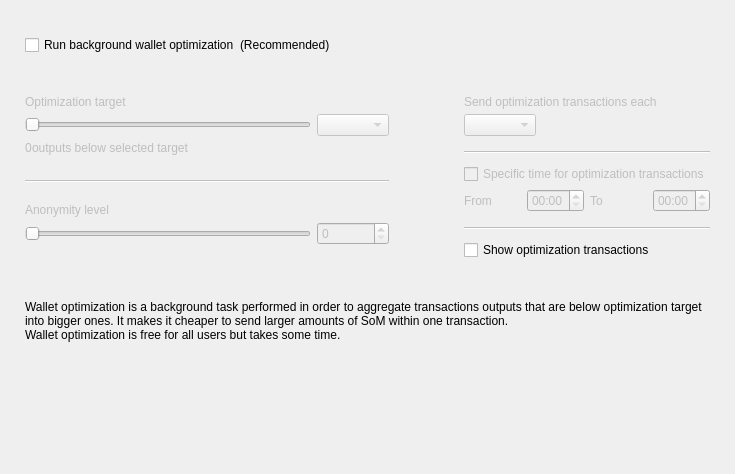
<?xml version="1.0" encoding="UTF-8"?>
<ui version="4.0">
 <class>OptimizationOptionsFrame</class>
 <widget class="QFrame" name="OptimizationOptionsFrame">
  <property name="geometry">
   <rect>
    <x>0</x>
    <y>0</y>
    <width>735</width>
    <height>474</height>
   </rect>
  </property>
  <property name="windowTitle">
   <string>Frame</string>
  </property>
  <property name="frameShape">
   <enum>QFrame::NoFrame</enum>
  </property>
  <property name="frameShadow">
   <enum>QFrame::Raised</enum>
  </property>
  <layout class="QVBoxLayout" name="verticalLayout">
   <property name="spacing">
    <number>0</number>
   </property>
   <property name="leftMargin">
    <number>25</number>
   </property>
   <property name="topMargin">
    <number>35</number>
   </property>
   <property name="rightMargin">
    <number>25</number>
   </property>
   <property name="bottomMargin">
    <number>0</number>
   </property>
   <item>
    <layout class="QHBoxLayout" name="horizontalLayout_2">
     <item>
      <widget class="QCheckBox" name="m_enableOptimizationCheck">
       <property name="text">
        <string>Run background wallet optimization</string>
       </property>
      </widget>
     </item>
     <item>
      <widget class="WalletGui::WalletNormalGrayTextLabel" name="label_8">
       <property name="text">
        <string>(Recommended)</string>
       </property>
      </widget>
     </item>
     <item>
      <spacer name="horizontalSpacer">
       <property name="orientation">
        <enum>Qt::Horizontal</enum>
       </property>
       <property name="sizeHint" stdset="0">
        <size>
         <width>40</width>
         <height>20</height>
        </size>
       </property>
      </spacer>
     </item>
    </layout>
   </item>
   <item>
    <spacer name="verticalSpacer_2">
     <property name="orientation">
      <enum>Qt::Vertical</enum>
     </property>
     <property name="sizeType">
      <enum>QSizePolicy::Fixed</enum>
     </property>
     <property name="sizeHint" stdset="0">
      <size>
       <width>20</width>
       <height>40</height>
      </size>
     </property>
    </spacer>
   </item>
   <item>
    <widget class="QWidget" name="m_optimizationOptionsWidget" native="true">
     <property name="enabled">
      <bool>true</bool>
     </property>
     <layout class="QHBoxLayout" name="horizontalLayout">
      <property name="spacing">
       <number>75</number>
      </property>
      <property name="leftMargin">
       <number>0</number>
      </property>
      <property name="topMargin">
       <number>0</number>
      </property>
      <property name="rightMargin">
       <number>0</number>
      </property>
      <property name="bottomMargin">
       <number>0</number>
      </property>
      <item alignment="Qt::AlignTop">
       <widget class="QWidget" name="widget1" native="true">
        <property name="enabled">
         <bool>false</bool>
        </property>
        <layout class="QGridLayout" name="gridLayout" columnstretch="50,0,0,0">
         <property name="leftMargin">
          <number>0</number>
         </property>
         <property name="topMargin">
          <number>0</number>
         </property>
         <property name="rightMargin">
          <number>0</number>
         </property>
         <property name="bottomMargin">
          <number>0</number>
         </property>
         <property name="verticalSpacing">
          <number>5</number>
         </property>
         <item row="0" column="0" colspan="4">
          <widget class="WalletGui::WalletNormalBlackTextLabel" name="label_5">
           <property name="text">
            <string>Optimization target</string>
           </property>
           <property name="indent">
            <number>0</number>
           </property>
          </widget>
         </item>
         <item row="4" column="0" colspan="4">
          <spacer name="verticalSpacer_3">
           <property name="orientation">
            <enum>Qt::Vertical</enum>
           </property>
           <property name="sizeType">
            <enum>QSizePolicy::Fixed</enum>
           </property>
           <property name="sizeHint" stdset="0">
            <size>
             <width>20</width>
             <height>20</height>
            </size>
           </property>
          </spacer>
         </item>
         <item row="1" column="0" colspan="3">
          <widget class="QSlider" name="m_thresholdSlider">
           <property name="maximum">
            <number>6</number>
           </property>
           <property name="pageStep">
            <number>1</number>
           </property>
           <property name="orientation">
            <enum>Qt::Horizontal</enum>
           </property>
          </widget>
         </item>
         <item row="1" column="3">
          <widget class="QComboBox" name="m_thresholdCombo"/>
         </item>
         <item row="5" column="0" colspan="4">
          <widget class="Line" name="line">
           <property name="orientation">
            <enum>Qt::Horizontal</enum>
           </property>
          </widget>
         </item>
         <item row="6" column="0" colspan="4">
          <spacer name="verticalSpacer_4">
           <property name="orientation">
            <enum>Qt::Vertical</enum>
           </property>
           <property name="sizeType">
            <enum>QSizePolicy::Fixed</enum>
           </property>
           <property name="sizeHint" stdset="0">
            <size>
             <width>20</width>
             <height>15</height>
            </size>
           </property>
          </spacer>
         </item>
         <item row="8" column="3">
          <widget class="QSpinBox" name="m_mixinSpin">
           <property name="buttonSymbols">
            <enum>QAbstractSpinBox::UpDownArrows</enum>
           </property>
          </widget>
         </item>
         <item row="7" column="0" colspan="4">
          <widget class="WalletGui::WalletNormalBlackTextLabel" name="label_7">
           <property name="text">
            <string>Anonymity level</string>
           </property>
           <property name="indent">
            <number>0</number>
           </property>
          </widget>
         </item>
         <item row="8" column="0" colspan="3">
          <widget class="QSlider" name="m_mixinSlider">
           <property name="pageStep">
            <number>1</number>
           </property>
           <property name="orientation">
            <enum>Qt::Horizontal</enum>
           </property>
          </widget>
         </item>
         <item row="2" column="0" colspan="4">
          <spacer name="verticalSpacer_12">
           <property name="orientation">
            <enum>Qt::Vertical</enum>
           </property>
           <property name="sizeType">
            <enum>QSizePolicy::Fixed</enum>
           </property>
           <property name="sizeHint" stdset="0">
            <size>
             <width>20</width>
             <height>0</height>
            </size>
           </property>
          </spacer>
         </item>
         <item row="3" column="0" colspan="4">
          <layout class="QHBoxLayout" name="horizontalLayout_3" stretch="0,1">
           <item>
            <widget class="QLabel" name="m_nonOptimizedOutputsLabel">
             <property name="text">
              <string>0</string>
             </property>
            </widget>
           </item>
           <item>
            <widget class="WalletGui::WalletNormalBlackTextLabel" name="m_nonOptimizedOutputsTextLabel">
             <property name="text">
              <string>outputs below selected target</string>
             </property>
            </widget>
           </item>
          </layout>
         </item>
        </layout>
       </widget>
      </item>
      <item>
       <layout class="QVBoxLayout" name="verticalLayout_3">
        <property name="spacing">
         <number>10</number>
        </property>
        <property name="rightMargin">
         <number>0</number>
        </property>
        <property name="bottomMargin">
         <number>0</number>
        </property>
        <item>
         <widget class="QWidget" name="widget2" native="true">
          <property name="enabled">
           <bool>false</bool>
          </property>
          <layout class="QGridLayout" name="gridLayout_2" columnstretch="0,0,0,0">
           <property name="leftMargin">
            <number>0</number>
           </property>
           <property name="topMargin">
            <number>0</number>
           </property>
           <property name="rightMargin">
            <number>0</number>
           </property>
           <property name="bottomMargin">
            <number>0</number>
           </property>
           <property name="verticalSpacing">
            <number>5</number>
           </property>
           <item row="2" column="0" colspan="2" alignment="Qt::AlignLeft">
            <widget class="QComboBox" name="m_periodCombo"/>
           </item>
           <item row="8" column="0">
            <widget class="WalletGui::WalletNormalBlackTextLabel" name="label_2">
             <property name="text">
              <string>From</string>
             </property>
            </widget>
           </item>
           <item row="8" column="1">
            <widget class="QTimeEdit" name="m_startTimeEdit">
             <property name="enabled">
              <bool>false</bool>
             </property>
             <property name="displayFormat">
              <string>HH:mm</string>
             </property>
            </widget>
           </item>
           <item row="8" column="2">
            <widget class="WalletGui::WalletNormalBlackTextLabel" name="label_3">
             <property name="text">
              <string>To</string>
             </property>
            </widget>
           </item>
           <item row="8" column="3">
            <widget class="QTimeEdit" name="m_stopTimeEdit">
             <property name="enabled">
              <bool>false</bool>
             </property>
             <property name="displayFormat">
              <string>HH:mm</string>
             </property>
            </widget>
           </item>
           <item row="6" column="0" colspan="4">
            <widget class="QCheckBox" name="m_optimizationTimeCheck">
             <property name="text">
              <string>Specific time for optimization transactions</string>
             </property>
            </widget>
           </item>
           <item row="4" column="0" colspan="4">
            <widget class="Line" name="line_2">
             <property name="orientation">
              <enum>Qt::Horizontal</enum>
             </property>
            </widget>
           </item>
           <item row="0" column="0" colspan="4">
            <widget class="WalletGui::WalletNormalBlackTextLabel" name="label_4">
             <property name="text">
              <string>Send optimization transactions each</string>
             </property>
             <property name="indent">
              <number>0</number>
             </property>
            </widget>
           </item>
           <item row="7" column="0" colspan="4">
            <spacer name="verticalSpacer_8">
             <property name="orientation">
              <enum>Qt::Vertical</enum>
             </property>
             <property name="sizeType">
              <enum>QSizePolicy::Fixed</enum>
             </property>
             <property name="sizeHint" stdset="0">
              <size>
               <width>20</width>
               <height>0</height>
              </size>
             </property>
            </spacer>
           </item>
           <item row="3" column="0" colspan="4">
            <spacer name="verticalSpacer_6">
             <property name="orientation">
              <enum>Qt::Vertical</enum>
             </property>
             <property name="sizeType">
              <enum>QSizePolicy::Fixed</enum>
             </property>
             <property name="sizeHint" stdset="0">
              <size>
               <width>20</width>
               <height>10</height>
              </size>
             </property>
            </spacer>
           </item>
           <item row="10" column="0" colspan="4">
            <widget class="Line" name="line_3">
             <property name="orientation">
              <enum>Qt::Horizontal</enum>
             </property>
            </widget>
           </item>
           <item row="1" column="0" colspan="4">
            <spacer name="verticalSpacer_5">
             <property name="orientation">
              <enum>Qt::Vertical</enum>
             </property>
             <property name="sizeType">
              <enum>QSizePolicy::Fixed</enum>
             </property>
             <property name="sizeHint" stdset="0">
              <size>
               <width>20</width>
               <height>0</height>
              </size>
             </property>
            </spacer>
           </item>
           <item row="5" column="0" colspan="4">
            <spacer name="verticalSpacer_7">
             <property name="orientation">
              <enum>Qt::Vertical</enum>
             </property>
             <property name="sizeType">
              <enum>QSizePolicy::Fixed</enum>
             </property>
             <property name="sizeHint" stdset="0">
              <size>
               <width>20</width>
               <height>5</height>
              </size>
             </property>
            </spacer>
           </item>
           <item row="9" column="0" colspan="4">
            <spacer name="verticalSpacer_10">
             <property name="orientation">
              <enum>Qt::Vertical</enum>
             </property>
             <property name="sizeType">
              <enum>QSizePolicy::Fixed</enum>
             </property>
             <property name="sizeHint" stdset="0">
              <size>
               <width>20</width>
               <height>10</height>
              </size>
             </property>
            </spacer>
           </item>
          </layout>
         </widget>
        </item>
        <item>
         <widget class="QCheckBox" name="m_showFusionTransactionsCheck">
          <property name="enabled">
           <bool>true</bool>
          </property>
          <property name="text">
           <string>Show optimization transactions</string>
          </property>
         </widget>
        </item>
       </layout>
      </item>
     </layout>
    </widget>
   </item>
   <item>
    <spacer name="verticalSpacer_11">
     <property name="orientation">
      <enum>Qt::Vertical</enum>
     </property>
     <property name="sizeType">
      <enum>QSizePolicy::Fixed</enum>
     </property>
     <property name="sizeHint" stdset="0">
      <size>
       <width>20</width>
       <height>40</height>
      </size>
     </property>
    </spacer>
   </item>
   <item>
    <widget class="WalletGui::WalletExtraNormalGrayTextLabel" name="m_helpLabel">
     <property name="text">
      <string>Wallet optimization is a background task performed in order to aggregate transactions outputs that are below optimization target into bigger ones. It makes it cheaper to send larger amounts of SoM within one transaction.
Wallet optimization is free for all users but takes some time.</string>
     </property>
     <property name="wordWrap">
      <bool>true</bool>
     </property>
    </widget>
   </item>
   <item>
    <spacer name="verticalSpacer">
     <property name="orientation">
      <enum>Qt::Vertical</enum>
     </property>
     <property name="sizeHint" stdset="0">
      <size>
       <width>20</width>
       <height>40</height>
      </size>
     </property>
    </spacer>
   </item>
  </layout>
 </widget>
 <customwidgets>
  <customwidget>
   <class>WalletGui::WalletNormalGrayTextLabel</class>
   <extends>QLabel</extends>
   <header>Gui/Common/WalletTextLabel.h</header>
  </customwidget>
  <customwidget>
   <class>WalletGui::WalletNormalBlackTextLabel</class>
   <extends>QLabel</extends>
   <header>Gui/Common/WalletTextLabel.h</header>
  </customwidget>
  <customwidget>
   <class>WalletGui::WalletExtraNormalGrayTextLabel</class>
   <extends>QLabel</extends>
   <header>Gui/Common/WalletTextLabel.h</header>
  </customwidget>
 </customwidgets>
 <resources/>
 <connections>
  <connection>
   <sender>m_enableOptimizationCheck</sender>
   <signal>toggled(bool)</signal>
   <receiver>widget1</receiver>
   <slot>setEnabled(bool)</slot>
   <hints>
    <hint type="sourcelabel">
     <x>147</x>
     <y>47</y>
    </hint>
    <hint type="destinationlabel">
     <x>176</x>
     <y>204</y>
    </hint>
   </hints>
  </connection>
  <connection>
   <sender>m_thresholdSlider</sender>
   <signal>valueChanged(int)</signal>
   <receiver>OptimizationOptionsFrame</receiver>
   <slot>thresholdChanged(int)</slot>
   <hints>
    <hint type="sourcelabel">
     <x>116</x>
     <y>139</y>
    </hint>
    <hint type="destinationlabel">
     <x>355</x>
     <y>194</y>
    </hint>
   </hints>
  </connection>
  <connection>
   <sender>m_mixinSlider</sender>
   <signal>valueChanged(int)</signal>
   <receiver>OptimizationOptionsFrame</receiver>
   <slot>mixinChanged(int)</slot>
   <hints>
    <hint type="sourcelabel">
     <x>116</x>
     <y>240</y>
    </hint>
    <hint type="destinationlabel">
     <x>367</x>
     <y>236</y>
    </hint>
   </hints>
  </connection>
  <connection>
   <sender>m_optimizationTimeCheck</sender>
   <signal>toggled(bool)</signal>
   <receiver>m_startTimeEdit</receiver>
   <slot>setEnabled(bool)</slot>
   <hints>
    <hint type="sourcelabel">
     <x>543</x>
     <y>179</y>
    </hint>
    <hint type="destinationlabel">
     <x>501</x>
     <y>207</y>
    </hint>
   </hints>
  </connection>
  <connection>
   <sender>m_optimizationTimeCheck</sender>
   <signal>toggled(bool)</signal>
   <receiver>m_stopTimeEdit</receiver>
   <slot>setEnabled(bool)</slot>
   <hints>
    <hint type="sourcelabel">
     <x>543</x>
     <y>179</y>
    </hint>
    <hint type="destinationlabel">
     <x>643</x>
     <y>207</y>
    </hint>
   </hints>
  </connection>
  <connection>
   <sender>m_mixinSpin</sender>
   <signal>valueChanged(int)</signal>
   <receiver>OptimizationOptionsFrame</receiver>
   <slot>mixinChanged(int)</slot>
   <hints>
    <hint type="sourcelabel">
     <x>273</x>
     <y>271</y>
    </hint>
    <hint type="destinationlabel">
     <x>367</x>
     <y>236</y>
    </hint>
   </hints>
  </connection>
  <connection>
   <sender>m_thresholdCombo</sender>
   <signal>currentIndexChanged(int)</signal>
   <receiver>OptimizationOptionsFrame</receiver>
   <slot>thresholdChanged(int)</slot>
   <hints>
    <hint type="sourcelabel">
     <x>270</x>
     <y>139</y>
    </hint>
    <hint type="destinationlabel">
     <x>367</x>
     <y>236</y>
    </hint>
   </hints>
  </connection>
  <connection>
   <sender>m_enableOptimizationCheck</sender>
   <signal>toggled(bool)</signal>
   <receiver>widget2</receiver>
   <slot>setEnabled(bool)</slot>
   <hints>
    <hint type="sourcelabel">
     <x>158</x>
     <y>48</y>
    </hint>
    <hint type="destinationlabel">
     <x>556</x>
     <y>197</y>
    </hint>
   </hints>
  </connection>
 </connections>
 <slots>
  <slot>thresholdChanged(int)</slot>
  <slot>mixinChanged(int)</slot>
 </slots>
</ui>
